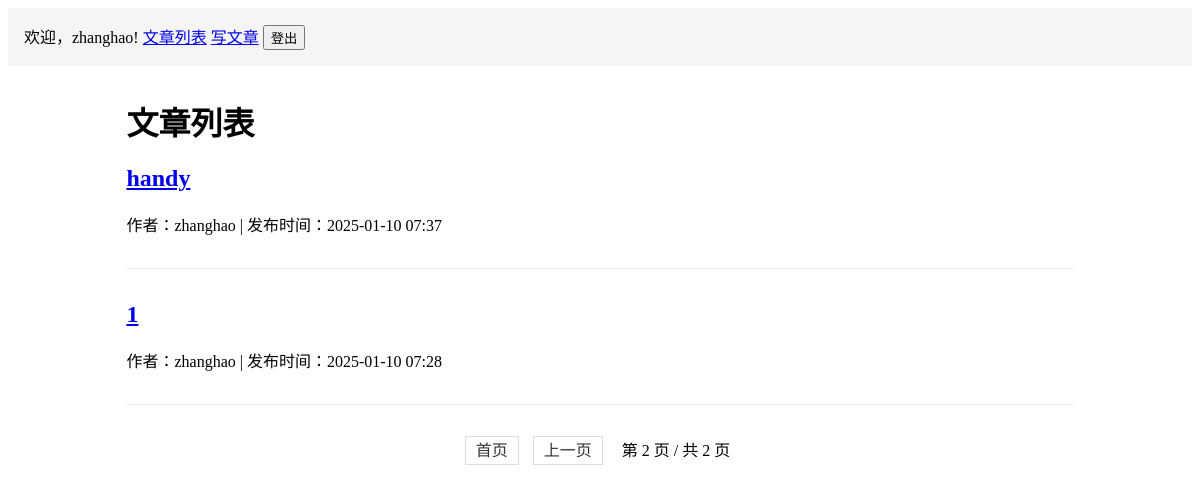
/articles/?page=2 (signed in), run on the app's committed database.
### articles/models.py (models this page shows, shortened)
class Article(models.Model):
    title = models.CharField('标题', max_length=200)
    content = models.TextField('内容')
    created_at = models.DateTimeField('创建时间', auto_now_add=True)
    updated_at = models.DateTimeField('更新时间', auto_now=True)
    author = models.ForeignKey(User, verbose_name='作者', on_delete=models.CASCADE)
    class Meta:
        verbose_name = '文章'
        verbose_name_plural = '文章'
        ordering = ['-created_at']

### articles/views.py (the view)
# urls.py: path('', views.article_list, name='list'),
@login_required
def article_list(request):
    article_list = Article.objects.all()
    page_size = request.GET.get('page_size', 3)
    paginator = Paginator(article_list, page_size)
    page = request.GET.get('page', 1)
    articles = paginator.get_page(page)
    return render(request, 'articles/list.html', {'articles': articles})

### articles/templates/articles/list.html (shortened to what this page needs)
{% extends "articles/base.html" %}
{% block content %}
<h1>文章列表</h1>
{% if articles %}
    {% for article in articles %}
        <article style="margin-bottom: 2em; padding-bottom: 1em; border-bottom: 1px solid #eee;">
            <h2><a href="{% url 'articles:detail' article.pk %}">{{ article.title }}</a></h2>
            <p>
                作者：{{ article.author.username }} |
                发布时间：{{ article.created_at|date:"Y-m-d H:i" }}
            </p>
        </article>
    {% endfor %}
    <div class="pagination">
        {% if articles.has_previous %}
            <a href="?page=1">首页</a>
            <a href="?page={{ articles.previous_page_number }}">上一页</a>
        {% endif %}
        <span class="current">
            第 {{ articles.number }} 页 / 共 {{ articles.paginator.num_pages }} 页
        </span>
    </div>
{% else %}
    <p>暂无文章</p>
{% endif %}
{% endblock %}

### articles/templates/articles/base.html (shortened to what this page needs)
<!DOCTYPE html>
<html>
<head>
</head>
<body>
    <div class="header">
        {% if user.is_authenticated %}
            <span>欢迎，{{ user.username }}!</span>
            <a href="{% url 'articles:list' %}">文章列表</a>
            <a href="{% url 'articles:create' %}">写文章</a>
            <form method="post" action="{% url 'logout' %}" style="display: inline;">
                <button type="submit">登出</button>
            </form>
        {% else %}
            <a href="{% url 'login' %}">登录</a>
        {% endif %}
    </div>
    <div class="content">
        {% block content %}
        {% endblock %}
    </div>
</body>
</html>

### articles/templates/articles/base.html (style rules this page uses)
.header { padding: 1em; background: #f5f5f5; margin-bottom: 2em; }
.content { width: 80%; margin: 0 auto; }
.pagination { margin: 20px 0; text-align: center; }
.pagination a { padding: 5px 10px; margin: 0 5px; border: 1px solid #ddd; text-decoration: none; color: #333; }
.pagination .current { margin: 0 10px; }

### data on the page
Article: title "handy", author.username "zhanghao", created_at "2025-01-10 07:37"
Article: title "1", author.username "zhanghao", created_at "2025-01-10 07:28"

### other printed values
{{ user.username }} "zhanghao"
{{ articles.number }} "2"
{{ articles.paginator.num_pages }} "2"
